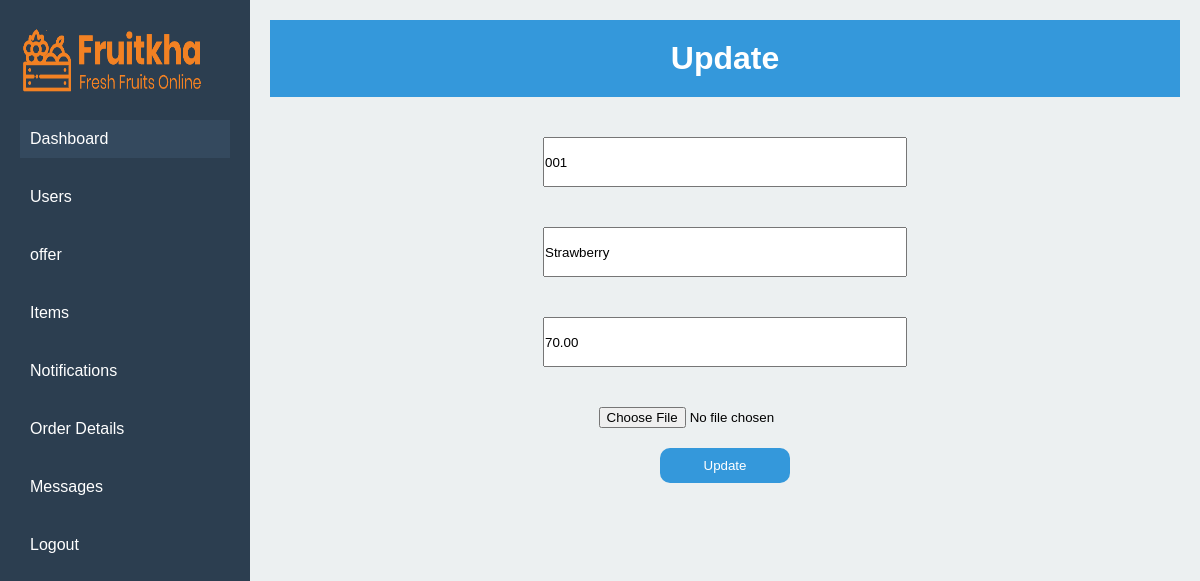
Page /update/11 (signed in) on the committed database.
### fruitkha_app/models.py (models this page shows)
class PRODUCT(models.Model):
    item_name = models.CharField(max_length=30, null=True, blank=True)
    item_code = models.CharField(max_length=6, null=True, blank=True, unique=True)
    category = models.CharField(max_length=15, null=True, blank=True)
    image = models.ImageField(null=True, blank=True, upload_to="images/")
    price = models.DecimalField(decimal_places=2, max_digits=7, null=True, blank=True)

### fruitkha_app/views.py (the view)
# urls.py: path('update/<int:id>', views.update, name='update'),
def update(request,id):
    count = NOTIFICATION.objects.filter(user_id=request.user, read=False).count()
    details = PRODUCT.objects.filter(id=id)
    return render(request,'update.html', locals())

### templates/update.html (shortened to what this page needs)
<!DOCTYPE html>
{% load static %}
<html lang="en">
<head>
</head>
<body>
    <div class="sidebar">
        <img src="{% static 'images/logo.png' %}" alt="">
        <ul>
            <li><a href="{% url 'admin_dashboard' %}" class="active" id="dashboard">Dashboard</a></li>
            <li><a href="{% url 'customers' %}" id="users">Users</a></li>
            <li><a href="{% url 'offers' %}" id="offer">offer</a></li>
            <li><a href="{% url 'items' %}" id="items">Items</a></li>
            <li><a href="{% url 'notifications' %}" id="items">Notifications</a></li>
            <li><a href="{% url 'order_details' %}" id="items">Order Details</a></li>
            <li><a href="{% url 'messages' %}" id="items">Messages</a></li>
            <li><a href="{% url 'logout' %}" id="logout">Logout</a></li>
        </ul>
    </div>
    <div class="main-content">
        <div class="header">
            <h1>Update</h1>
        </div>
        <div class="info-cards">
            <div>
                {% for i in details %}
                <form action="{% url 'update_item' i.id %}" method="post" enctype="multipart/form-data">
                    <input type="text" name="item_code" id="" value="{{ i.item_code }}">
                    <input type="text" name="item_name" id="" value="{{ i.item_name }}">
                    <input type="text" name="price" id="" value="{{ i.price }}">
                    <input type="file" name="image" id="" placeholder="Choose File"><br>
                    <button type="submit">Update</button>
                </form>
                {% endfor %}
            </div>
        </div>
    </div>
</body>
</html>

### templates/update.html (style rules this page uses)
* { margin: 0; padding: 0; box-sizing: border-box; font-family: Arial, sans-serif; }
body { display: flex; }
.sidebar { width: 250px; height: 100vh; background-color: #2c3e50; color: white; padding: 20px; position: fixed; top: 0; left: 0; }
.sidebar ul { list-style: none; }
.sidebar ul li { margin: 20px 0; }
.sidebar ul li a { color: white; text-decoration: none; display: block; padding: 10px; transition: background 0.3s; }
.main-content { margin-left: 250px; flex-grow: 1; padding: 20px; background-color: #ecf0f1; height: 100vh; overflow-y: auto; }
.header { background-color: #3498db; color: white; padding: 20px; text-align: center; margin-bottom: 20px; }
.info-cards { display: flex; gap: 20px; flex-wrap: wrap; text-align: center; }
.sidebar ul li a:hover, .sidebar ul li a.active { background-color: #34495e; }
form { width: 50%; height: fit-content; margin: auto }
input[type=text] { width: 80%; height: 50px; margin: 20px; }
input[type=file] { margin: 20px; text-align: left; }
button { width: 130px; padding: 10px 0px; border: none; border-radius: 10px; background-color: #3498db; color: white; }
.sidebar img { height: 10%; width: 90%; }

### rows in the picture
PRODUCT: item_code "001", item_name "Strawberry", price "70.00"
